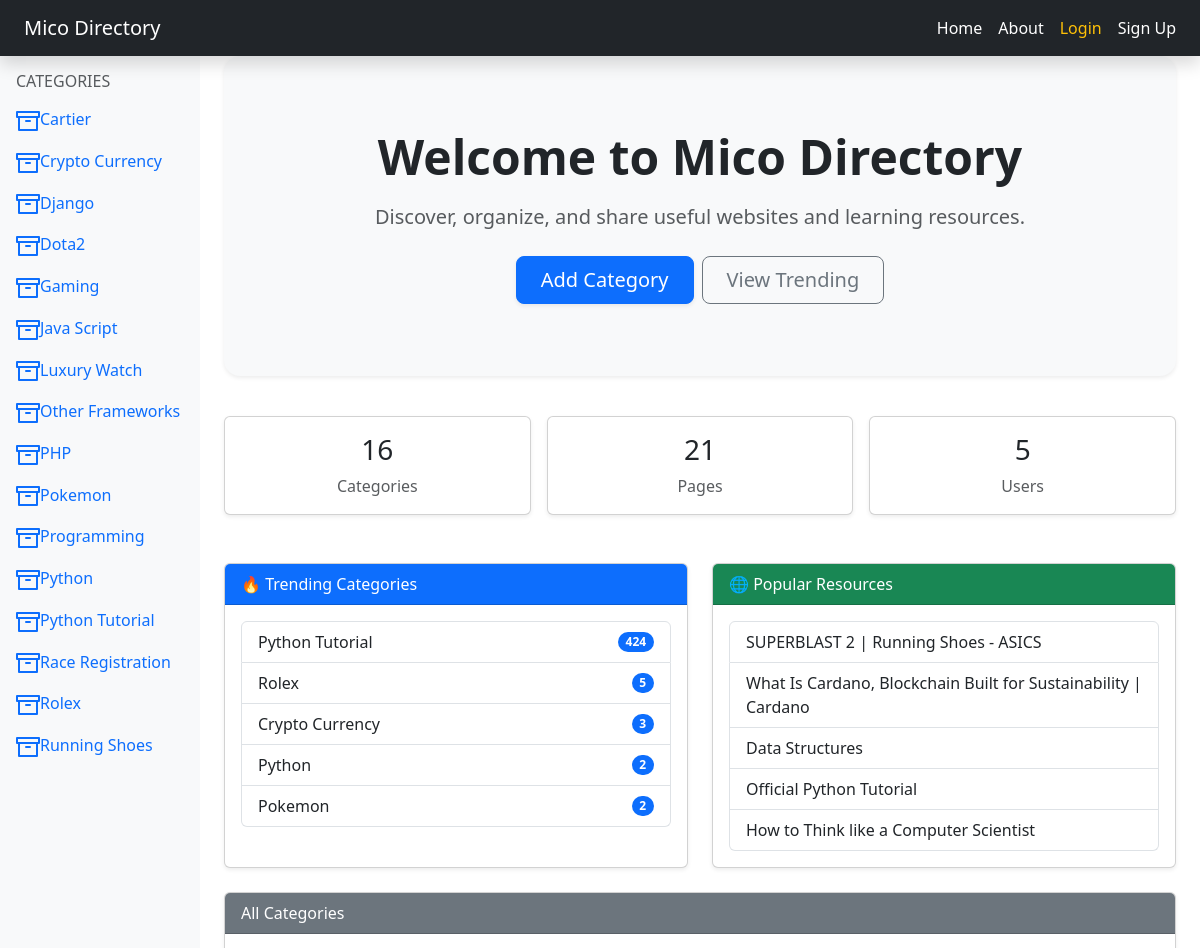
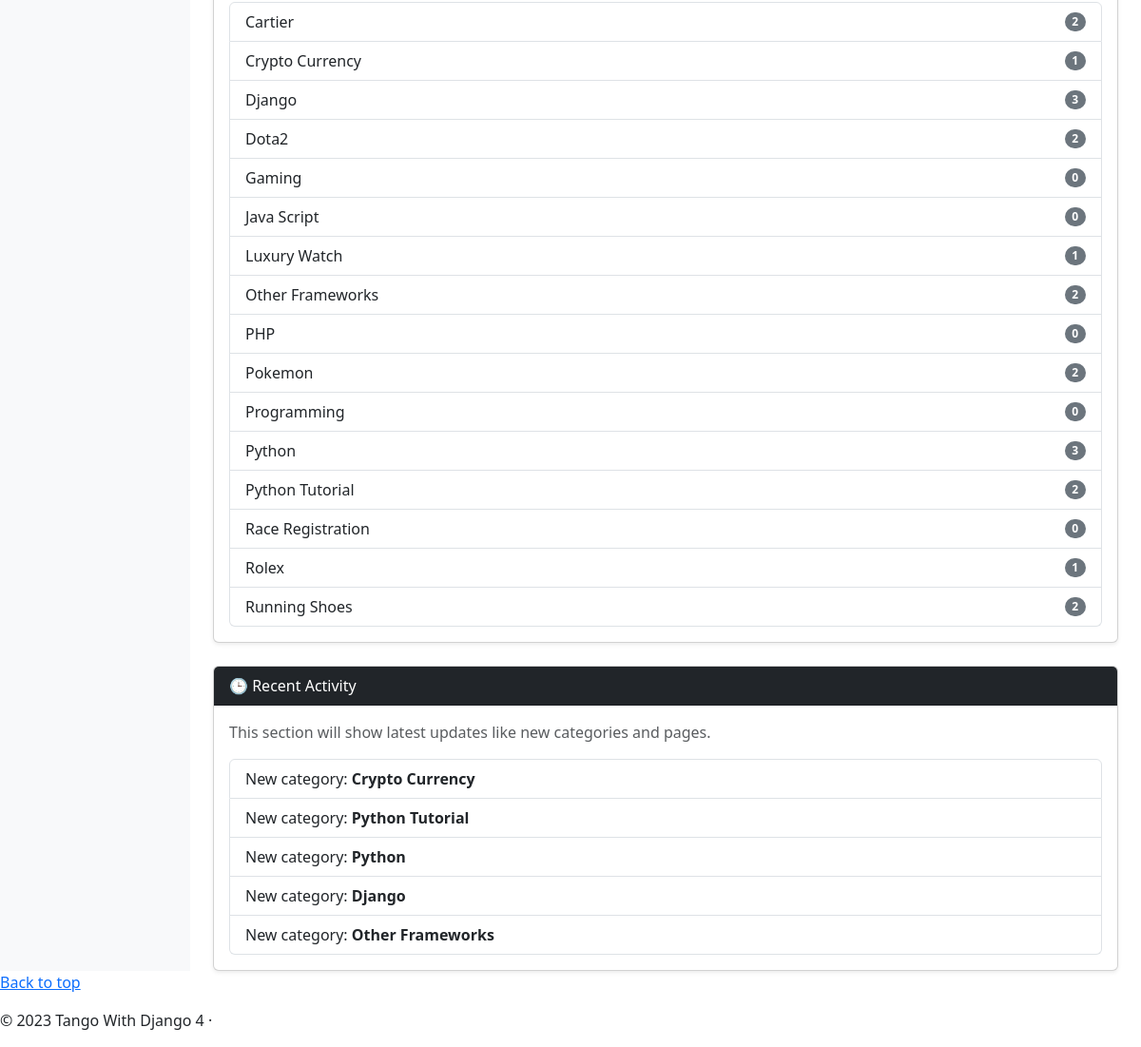
The app's page /, older data (2 pictures, top to bottom).
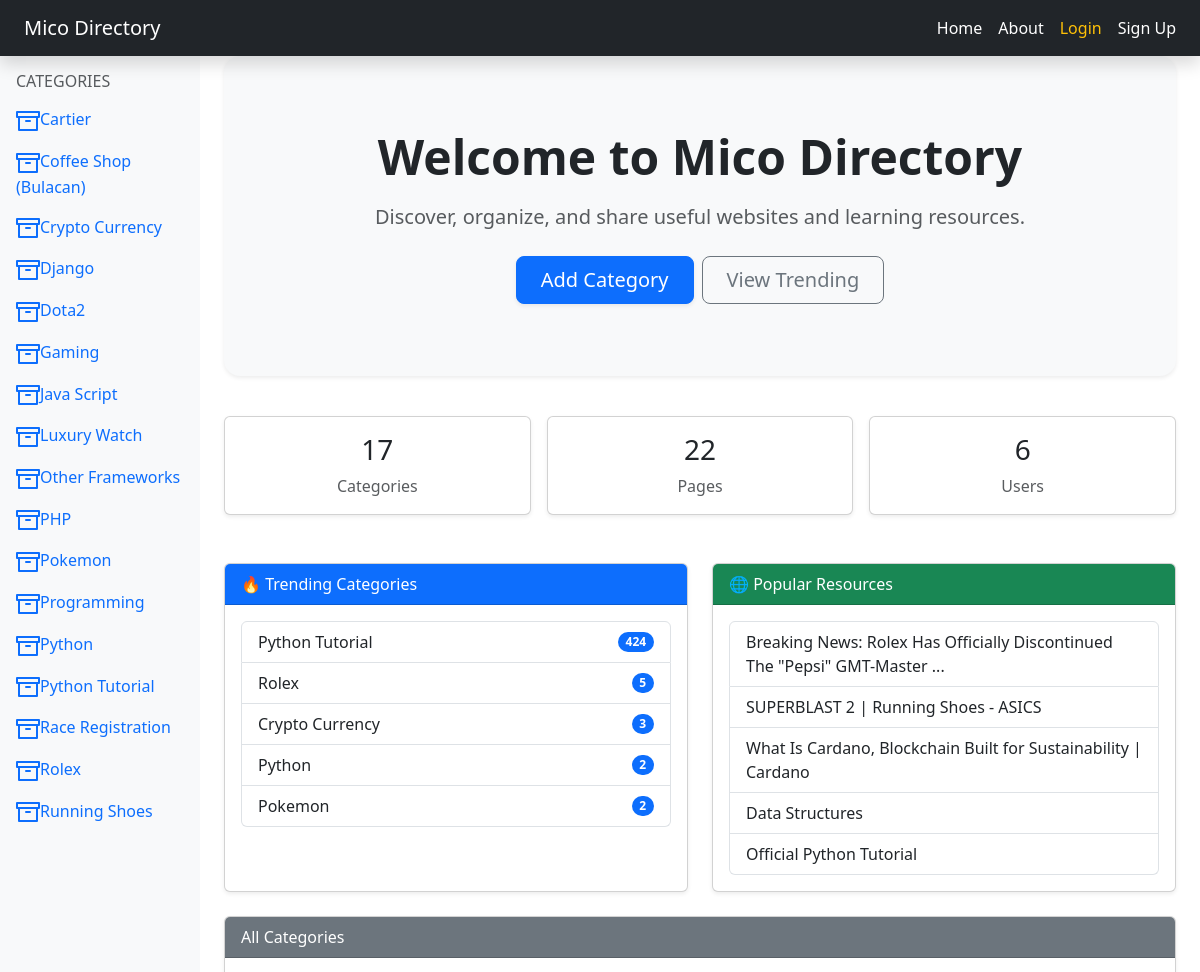
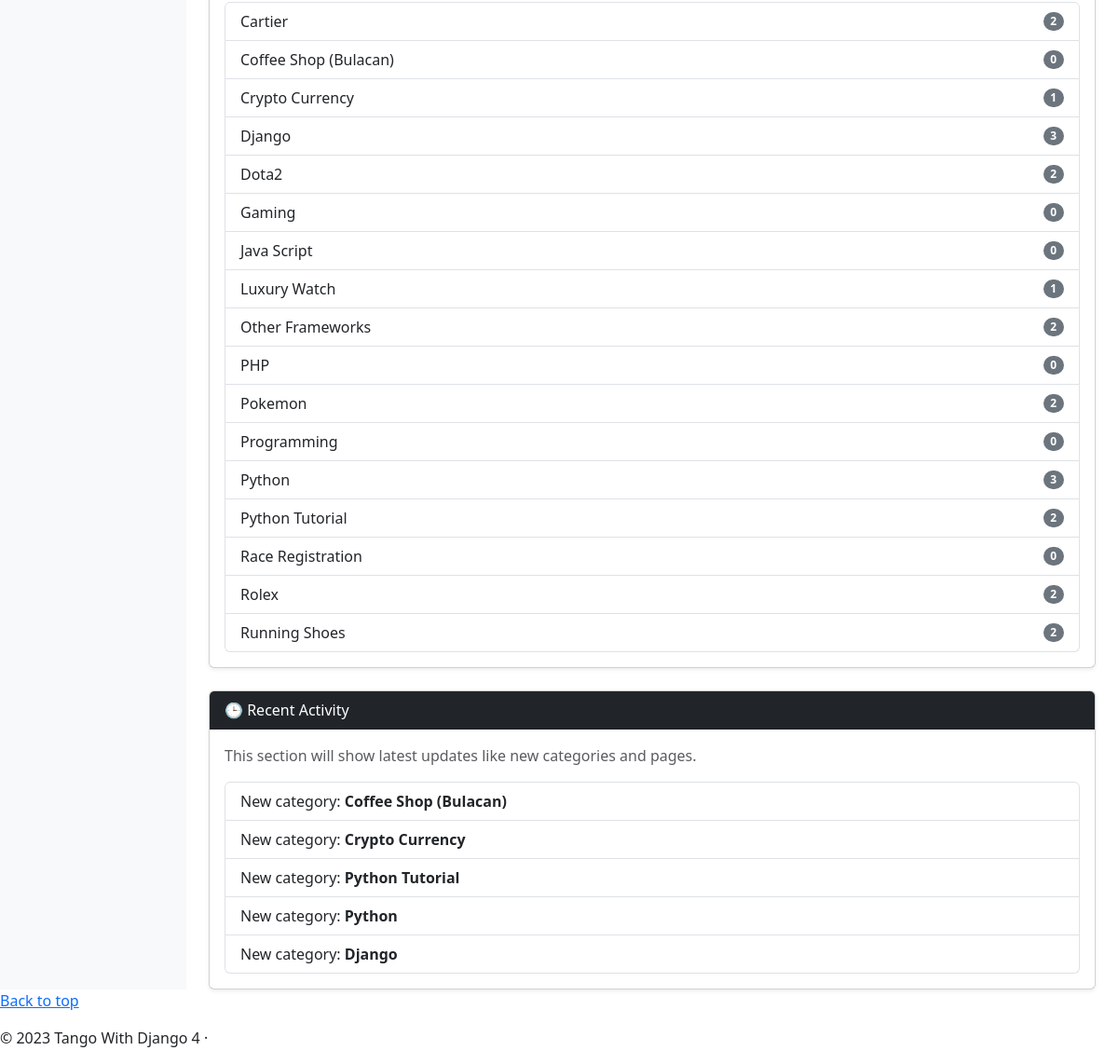
The same page, newer data (2 pictures, top to bottom).
### rango/models.py (models this page shows, shortened)
class Category(models.Model):
    name = models.CharField(max_length=128, unique=True)
    views = models.IntegerField(default=0)
    likes = models.IntegerField(default=0)
    slug = models.SlugField(unique=True)
    date_added = models.DateTimeField(default=timezone.now)
    class Meta:
        verbose_name_plural = 'Categories'

class Page(models.Model):
    category = models.ForeignKey(Category, on_delete=models.CASCADE)
    title = models.CharField(max_length=128)
    url = models.URLField()
    views = models.IntegerField(default=0)
    date_added = models.DateTimeField(default=timezone.now)

### rango/views.py (the view)
# urls.py: path('', views.IndexView.as_view(), name='index'),
class IndexView(View):
    def get(self, request):
        category_list = Category.objects.order_by('-likes')[:5]
        page_list = Page.objects.order_by('-views')[:5]
        all_categories = Category.objects.order_by('name')
        recent_categories = Category.objects.order_by('-date_added')[:5]
        recent_pages = Page.objects.order_by('-date_added')[:5]
        context_dict = {
            'boldmessage': 'Crunchy, creamy, cookie, candy, cupcake!',
            'categories': category_list,
            'pages': page_list,
            'all_categories': all_categories,
            'visits': int(request.session.get('visits', '1')), # IMPORTANT: use session not cookies
            'total_categories': Category.objects.count(),
            'total_pages': Page.objects.count(),
            'total_users': User.objects.count(),
            'recent_categories': recent_categories,
            'recent_pages': recent_pages,
        }
        response = render(request, 'rango/index.html', context=context_dict)
        response = visitor_cookies_handler(request, response)
        return response

### rango/templatetags/rango_template_tags.py (called while the page is built)
@register.inclusion_tag('rango/categories.html', takes_context=True)
def get_category_list(context, current_category=None):
    return {
        'categories': Category.objects.order_by('name'),
        'current_category': current_category,
        'user': context['user']
            }

### rango/views.py (called while the page is built)
def visitor_cookies_handler(request, response):
    visits = int(request.session.get('visits', '1'))
    last_visit = request.session.get('last_visit')
    current_time = datetime.now()
    if last_visit:
        last_visit_time = datetime.strptime(last_visit, '%Y-%m-%d %H:%M:%S.%f')
        if (current_time - last_visit_time).days > 0:
            visits += 1
    else:
        visits = 1
    request.session['visits'] = visits
    request.session['last_visit'] = str(current_time)
    return response

### rango/templates/rango/index.html (shortened to what the changed rows need)
{% extends 'rango/base.html' %}
{% load static %}
    {% block body_block %}
    <div class="p-5 mb-4 bg-light rounded-4 text-center shadow-sm">
    <div class="container py-4">
        <h1 class="display-5 fw-bold mb-3">
            Welcome to Mico Directory
        </h1>
    </div>
    </div>
    <div class="row text-center mt-4 mb-4 g-3">
    <div class="col-md-4">
        <div class="card shadow-sm">
            <div class="card-body">
                <h3>{{ total_categories }}</h3>
                <p class="text-muted mb-0">Categories</p>
            </div>
        </div>
    </div>
    <div class="col-md-4">
        <div class="card shadow-sm">
            <div class="card-body">
                <h3>{{ total_pages }}</h3>
                <p class="text-muted mb-0">Pages</p>
            </div>
        </div>
    </div>
    <div class="col-md-4">
        <div class="card shadow-sm">
            <div class="card-body">
                <h3>{{ total_users }}</h3>
                <p class="text-muted mb-0">Users</p>
            </div>
        </div>
    </div>
</div>
<div id="categories-section" class="row mt-4 g-4">
    <div class="col-md-6">
        <div class="card shadow-sm h-100">
            <div class="card-body">
                {% if categories %}
                    <div class="list-group">
                        {% for category in categories %}
                            <a href="{% url 'rango:show_category' category.slug %}"
                               class="list-group-item list-group-item-action d-flex justify-content-between align-items-center">
                                {{ category.name }}
                                <span class="badge bg-primary rounded-pill">
                                    {{ category.likes }}
                                </span>
                            </a>
                        {% endfor %}
                    </div>
                {% else %}
                    <p class="text-muted">No categories available.</p>
                {% endif %}
            </div>
        </div>
    </div>
    <div class="col-md-6">
        <div class="card shadow-sm h-100">
            <div class="card-body">
                {% if pages %}
                    <div class="list-group">
                        {% for page in recent_pages %}
                            <a href="{{ page.url }}"
                               target="_blank"
                               class="list-group-item list-group-item-action">
                                {{ page.title }}
                            </a>
                        {% endfor %}
                    </div>
                {% else %}
                    <p class="text-muted">No pages available.</p>
                {% endif %}
            </div>
        </div>
    </div>
</div>
<div id="all-categories-section" class="row mt-4">
    <div class="col-md-12">
        <div class="card shadow-sm">
            <div class="card-body">
                {% if all_categories %}
                    <div class="list-group">
                        {% for category in all_categories %}
                            <a href="{% url 'rango:show_category' category.slug %}"
                               class="list-group-item list-group-item-action d-flex justify-content-between align-items-center">
                                {{ category.name }}
                                <span class="badge bg-secondary rounded-pill">
                                    {{ category.page_set.count }}
                                </span>
                            </a>
                        {% endfor %}
                    </div>
                {% else %}
                    <p class="text-muted">
                        No categories available.
                    </p>
                {% endif %}
            </div>
        </div>
    </div>
</div>
<div class="row mt-4">
    <div class="col-md-12">
        <div class="card shadow-sm">
            <div class="card-body">
                <ul class="list-group">
                    {% for category in recent_categories %}
                        <li class="list-group-item">
                            New category: <strong>{{ category.name }}</strong>
                        </li>
                    {% endfor %}
                </ul>
            </div>
        </div>
    </div>
</div>
{% endblock %}

### rango/templates/rango/categories.html
<ul class="nav flex-column">
{% if categories %}
    {% for c in categories %}
        {% if c == current_category %}
            <li class="nav-item">
                <a class="nav-link activate"
                    href="{% url 'rango:show_category' c.slug %}">
                       <span data-feather="archive"></span>{{ c.name }}
                </a>
            </li>
        {% else %}
            <li class="nav-item">
                <a class="nav-link"
                    href="{% url 'rango:show_category' c.slug %}">
                    <span data-feather="archive"></span>{{ c.name }}
                </a>
            </li>
        {% endif %}
    {% endfor %}
{% else %}
    <li class="nav-item">
        There are no categories present.
    </li>
{% endif %}
</ul>

Row changes from the older to the newer data that the page shows:
no longer on one of the page's lists (row unchanged): Category: name "Other Frameworks"
no longer on this page (row unchanged): Page: title "How to Think like a Computer Scientist"
added Category: name "Coffee Shop (Bulacan)", page_set.count "0"
computed for Category "Rolex": page_set.count "1" → "2"
added Page: title "Breaking News: Rolex Has Officially Discontinued The \"Pepsi\" GMT-Master ..."
Text that changed along with them:
{{ total_categories }}: "16" → "17"
{{ total_pages }}: "21" → "22"
{{ total_users }}: "5" → "6"
